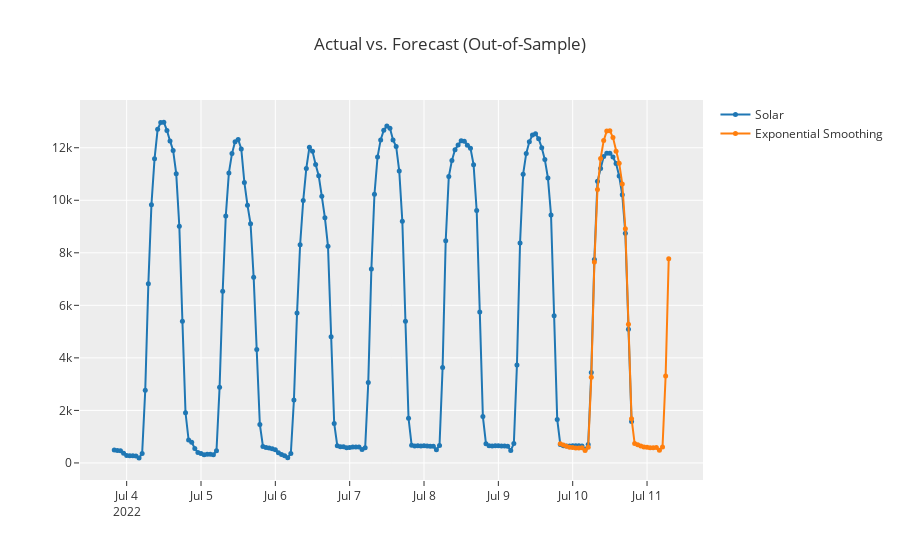

The cell this chart's notebook holds for it:
### Code cell
fig_kwargs = {'renderer': 'jupyterlab'}

plot_model(model, 'forecast', fig_kwargs = fig_kwargs, data_kwargs = {'fh': 36 })

### Figure 1 — Plotly figure (JSON) as saved in the notebook; plotly's stock layout.template omitted (floating-point values rounded to 4 significant figures; data arrays with more than 128 entries replaced by an {"elided": "..."} marker saying what was removed)
{"data": [{"line": {"color": "rgb(31, 119, 180)", "width": 2}, "marker": {"color": "rgb(31, 119, 180)", "size": 5}, "mode": "lines+markers", "name": "Solar", "type": "scatter", "x": {"elided": "180 str values"}, "xaxis": "x", "y": {"elided": "180 float values"}, "yaxis": "y"}, {"line": {"color": "rgb(255, 127, 14)", "width": 2}, "marker": {"color": "rgb(255, 127, 14)", "size": 5}, "mode": "lines+markers", "name": "Exponential Smoothing", "type": "scatter", "x": {"elided": "180 str values"}, "xaxis": "x", "y": {"elided": "180 float values"}, "yaxis": "y"}], "layout": {"autosize": true, "showlegend": true, "title": {"text": "Actual vs. Forecast (Out-of-Sample)"}, "xaxis": {"anchor": "y", "autorange": true, "domain": [0, 1], "range": ["2022-07-03 08:34:48.4273", "2022-07-11 18:25:11.5727"], "type": "date"}, "yaxis": {"anchor": "x", "autorange": true, "domain": [0, 1], "range": [-802.1, 13970.0], "type": "linear"}}}
